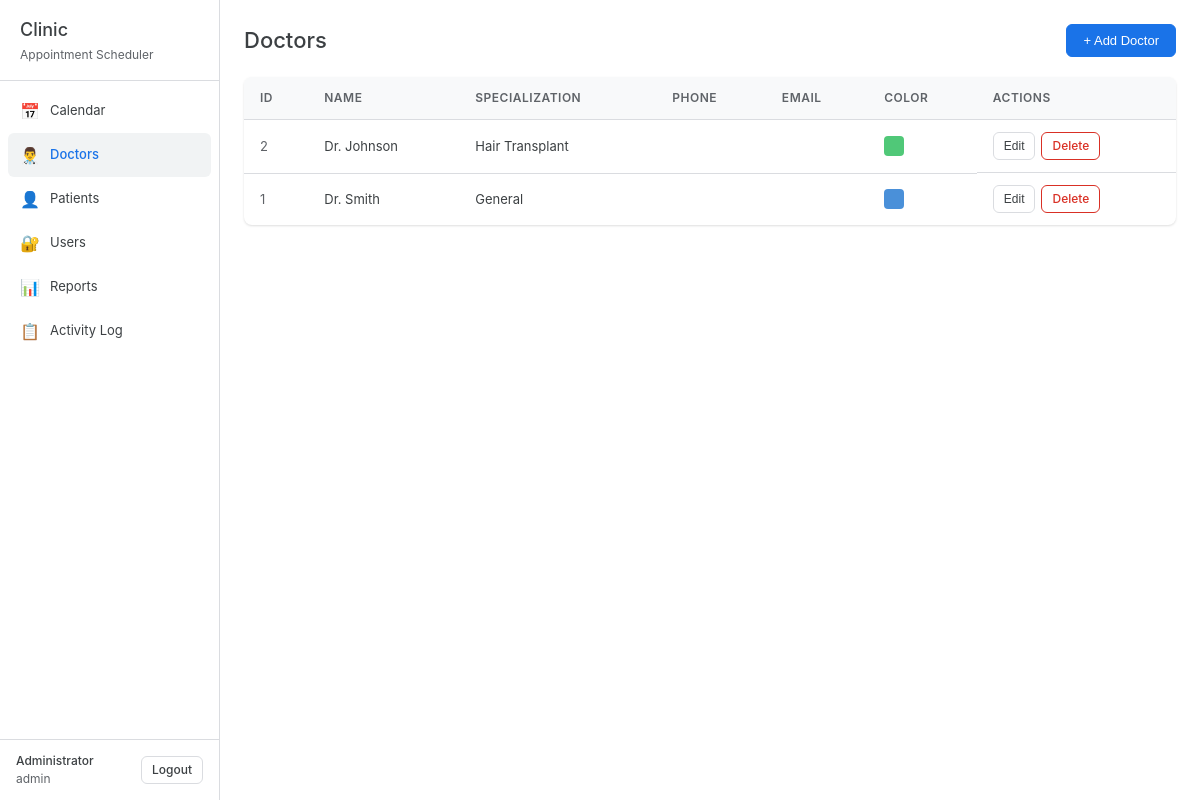
Page /admin/doctors.php (signed in) on the committed database.
### tables this page shows
CREATE TABLE doctors (
    id INTEGER PRIMARY KEY AUTOINCREMENT,
    name TEXT NOT NULL,
    specialization TEXT NOT NULL DEFAULT '',
    color TEXT NOT NULL DEFAULT '#4A90D9',
    phone TEXT DEFAULT '',
    email TEXT DEFAULT '',
    is_active INTEGER NOT NULL DEFAULT 1,
    created_at DATETIME DEFAULT CURRENT_TIMESTAMP
);

### config.php (called while the page is built, shortened)
<?php
function isAdmin() {
    return isset($_SESSION['role']) && $_SESSION['role'] === 'admin';
}
function hasPermission($perm) {
    if (isAdmin()) return true;
    $perms = $_SESSION['permissions'] ?? [];
    return in_array($perm, $perms);
}
function getCsrfToken() {
    return $_SESSION['csrf_token'];
}

### admin/doctors.php (the view, shortened to what this page needs)
<?php
require_once __DIR__ . '/../config.php';
$db = getDB();
$doctors = $db->query("SELECT * FROM doctors WHERE is_active=1 ORDER BY name")->fetchAll();
?>
<!DOCTYPE html>
<html lang="en">
<head>
    <link rel="stylesheet" href="../assets/css/style.css">
</head>
<body>
    <div class="app-layout">
        <?php include __DIR__ . '/../sidebar.php'; ?>
        <div class="main-content">
            <div class="page-content">
                <div class="page-header">
                    <h1>Doctors</h1>
                    <?php if (hasPermission('doctors.create')): ?>
                    <button class="btn btn-primary" onclick="showModal()">+ Add Doctor</button>
                    <?php endif; ?>
                </div>
                <table class="data-table">
                    <thead>
                        <tr>
                            <th>ID</th>
                            <th>Name</th>
                            <th>Specialization</th>
                            <th>Phone</th>
                            <th>Email</th>
                            <th>Color</th>
                            <?php if (hasPermission('doctors.edit') || hasPermission('doctors.delete')): ?><th>Actions</th><?php endif; ?>
                        </tr>
                    </thead>
                    <tbody>
                        <?php foreach ($doctors as $d): ?>
                        <tr>
                            <td style="color:var(--text-secondary)"><?= $d['id'] ?></td>
                            <td><?= htmlspecialchars($d['name']) ?></td>
                            <td><?= htmlspecialchars($d['specialization']) ?></td>
                            <td><?= htmlspecialchars($d['phone']) ?></td>
                            <td><?= htmlspecialchars($d['email']) ?></td>
                            <td><span style="display:inline-block;width:20px;height:20px;border-radius:4px;background:<?= htmlspecialchars($d['color']) ?>;vertical-align:middle"></span></td>
                            <?php if (hasPermission('doctors.edit') || hasPermission('doctors.delete')): ?>
                            <td class="actions">
                                <?php if (hasPermission('doctors.edit')): ?>
                                <button class="btn btn-sm" onclick="showModal(<?= $d['id'] ?>, '<?= htmlspecialchars(addslashes($d['name'])) ?>', '<?= htmlspecialchars(addslashes($d['specialization'])) ?>', '<?= htmlspecialchars(addslashes($d['color'])) ?>', '<?= htmlspecialchars(addslashes($d['phone'])) ?>', '<?= htmlspecialchars(addslashes($d['email'])) ?>')">Edit</button>
                                <?php endif; ?>
                                <?php if (hasPermission('doctors.delete')): ?>
                                <a href="?delete=<?= $d['id'] ?>&_csrf=<?= getCsrfToken() ?>" class="btn btn-sm btn-danger" onclick="return confirm('Delete this doctor?')">Delete</a>
                                <?php endif; ?>
                            </td>
                            <?php endif; ?>
                        </tr>
                        <?php endforeach; ?>
                    </tbody>
                </table>
            </div>
        </div>
    </div>
</body>
</html>

### assets/css/style.css (style rules this page uses)
* { margin: 0; padding: 0; box-sizing: border-box; }
:root { --white: #FFFFFF; --bg: #F8F9FA; --border: #DADCE0; --text: #3C4043; --text-secondary: #5F6368; --primary: #1A73E8; --primary-hover: #1557B0; --danger: #D93025; --success: #1E8E3E; --warning: #F9AB00; --gray: #9AA0A6; --hover: #F1F3F4; --shadow: 0 1px 3px rgba(0,0,0,0.08), 0 1px 2px rgba(0,0,0,0.06); --radius: 8px; }
body { font-family: -apple-system, BlinkMacSystemFont, 'Segoe UI', Roboto, Oxygen, Ubuntu, sans-serif; background: var(--white); color: var(--text); line-height: 1.5; font-size: 14px; }
.btn { display: inline-flex; align-items: center; justify-content: center; padding: 8px 16px; border: 1px solid var(--border); border-radius: 6px; font-size: 13px; font-weight: 500; cursor: pointer; background: var(--white); color: var(--text); transition: background 0.2s, box-shadow 0.2s; text-decoration: none; gap: 6px; }
.btn-primary { background: var(--primary); color: white; border-color: var(--primary); }
.btn-danger { color: var(--danger); border-color: var(--danger); }
.btn-sm { padding: 4px 10px; font-size: 12px; }
.app-layout { display: flex; height: 100vh; }
.main-content { flex: 1; display: flex; flex-direction: column; overflow: hidden; }
.page-content { padding: 24px; overflow-y: auto; flex: 1; }
.page-header { display: flex; align-items: center; justify-content: space-between; margin-bottom: 20px; }
.page-header h1 { font-size: 22px; font-weight: 500; }
.data-table { width: 100%; border-collapse: collapse; background: var(--white); border-radius: var(--radius); overflow: hidden; box-shadow: var(--shadow); }
.data-table th { text-align: left; padding: 12px 16px; font-size: 12px; font-weight: 600; color: var(--text-secondary); text-transform: uppercase; letter-spacing: 0.5px; background: var(--bg); border-bottom: 1px solid var(--border); }
.data-table td { padding: 12px 16px; border-bottom: 1px solid var(--border); font-size: 13px; }
.data-table tr:last-child td { border-bottom: none; }
.data-table .actions { display: flex; gap: 6px; }

### rows in the picture
doctors: id "2", name "Dr. Johnson", specialization "Hair Transplant"
doctors: id "1", name "Dr. Smith", specialization "General"

### other values in the picture
$_SESSION['full_name'] ?: $_SESSION['username'] "Administrator"
$_SESSION['role'] "admin"
